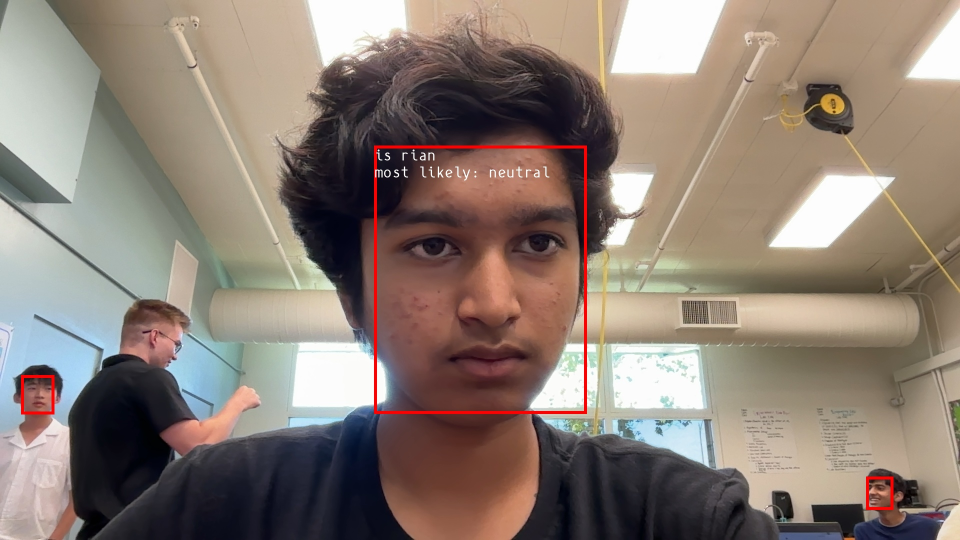
#> input picture temp/streamlit_detection_image.jpg, 1920 x 1080 px (shown at 1/2 size)
$ python image_monitoring.py
#> lines starting #> are read from the running program, lines starting #| are printed output that depends on the picture
### message_controller.py
import os, subprocess, time
from multiprocessing import Process

'''def transmit_message_scp(message, username ,ip , filepath, remotepassword):
    os.popen("touch temp.txt")
    file = open("temp.txt", "w+")
    file.write(message)
    file.close()
    process = subprocess.Popen(("scp temp.txt "+username+"@"+ip+":"+filepath).split(), stdin = subprocess.PIPE)
    process.communicate(bytes(str(remotepassword), encoding='utf8'))
    os.popen("rm temp.txt")'''

# [34 lines left out: functions transmit_message, monitor_for_message, transmit_image, loop_transmit_image, not called in this run]


def monitor_for_image(port):
    print("debug: monitoring for image")
    process = subprocess.call("nc -l "+port+" > temp/streamlit_detection_image_2.jpg",stdout=subprocess.PIPE, shell = True)
    #lines = process.stdout.readlines()
    #print(f"lines: {lines}")
    print("something happened. hopefully image transfer happened.")
    process = subprocess.call("mv temp/streamlit_detection_image_2.jpg temp/streamlit_detection_image.jpg", shell = True)
    print("file renamed")


#transmit_image("temp/streamlit_detection_image.jpg", "172.16.3.32", "1234")

### image_monitoring.py
from message_controller import monitor_for_image
import cv2
from threading import Thread
import time
import numpy
from PIL import Image
#from videoutils import resize_cv_image

def convert_cv_to_pil(image):
    color_coverted = cv2.cvtColor(image, cv2.COLOR_BGR2RGB)
    pil_image = Image.fromarray(color_coverted)
    return pil_image

def convert_pil_to_cv(image):
    open_cv_image = numpy.array(image)
    open_cv_image = open_cv_image[:, :, ::-1].copy()
    return open_cv_image


def resize_cv_image(image, newsize):
    image = convert_cv_to_pil(image)
    image = image.resize(size=newsize)
    image = convert_pil_to_cv(image)
    return image


def display_loop():
    print("display thread started")
    while True:
        print("about to show image")
        try:
            image = cv2.imread("temp/streamlit_detection_image.jpg")
#> image is the input picture: shape (1080, 1920, 3); mean B, G, R 116.4, 125.9, 139.7
            image = resize_cv_image(image, newsize=(400,250))
#> in resize_cv_image, `image = image.resize(size=newsize)`:
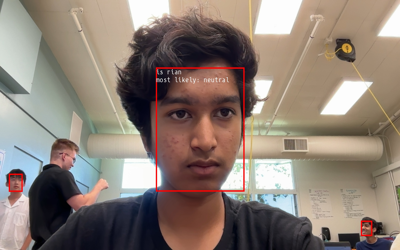
#> image: PIL image 400x250 RGB; mean R, G, B 139.7, 125.9, 116.4
            cv2.imshow("frame-image", image)
            cv2.moveWindow("frame-image", 0,0)
            print("image shown")
            cv2.waitKey(1)
        except Exception as e:
            print("image not shown")
            print (e)

        time.sleep(0.25)


def monitor_loop():
    print("monitor thread started")
    while True:
        print("about to monitor for image")
        monitor_for_image("1235")
        print("image found")
        time.sleep(0.25)


display_thread = Thread(target=display_loop)
monitor_thread = Thread(target=monitor_loop)


monitor_thread.start()
display_thread.run()
